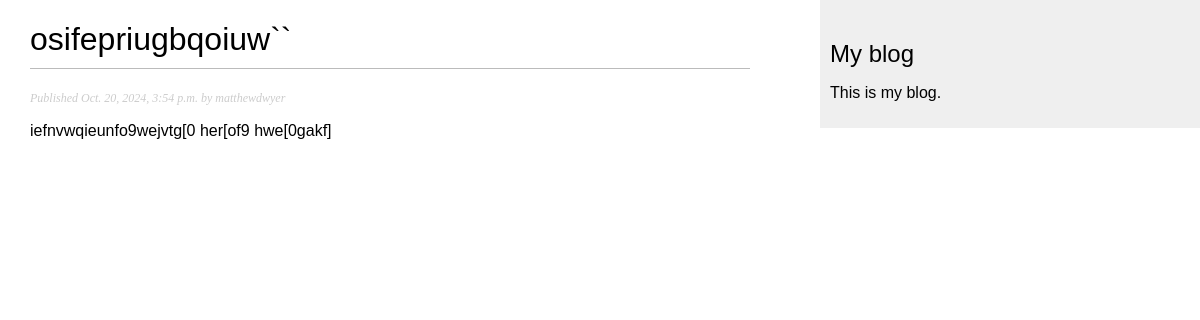
/blog_app/2024/10/20/osifepriugbqoiuw/, run on the app's committed database.
### blog_app/models.py (models this page shows, shortened)
class Post(models.Model):
    STATUS_CHOICES = (
        ('draft', 'Draft'),
        ('published', 'Published'),
    )
    title = models.CharField(max_length=250)
    slug = models.CharField(max_length=250,
                            unique_for_date='publish')
    author = models.ForeignKey(User,
                               on_delete=models.CASCADE,
                               related_name='blog_posts')
    body = models.TextField()
    publish = models.DateTimeField(default=timezone.now)
    created = models.DateTimeField(auto_now_add=True)
    updated = models.DateTimeField(auto_now=True)
    status = models.CharField(max_length=10,
                              choices=STATUS_CHOICES,
                              default='draft')
    objects = models.Manager() # default manager
    published = PublishedManager() # custom manager
    class Meta:
        ordering = ('-publish',)

### blog_app/views.py (the view)
def post_detail(request, year, month, day, post):
    post = get_object_or_404(Post, slug=post,
                             status='published',
                             publish__year=year,
                             publish__month=month,
                             publish__day=day)
    return render(request,
                  'blog_app/post/detail.html',
                  {'post': post})

### blog_app/templates/blog_app/post/detail.html (shortened to what this page needs)
{% extends "blog_app/base.html" %}
{% block content %}
  <h1>{{ post.title }}</h1>
  <p class="date">
    Published {{ post.publish }} by {{ post.author }}
  </p>
  {{ post.body|linebreaks }}
{% endblock %}

### blog_app/static/css/blog.css (style rules this page uses)
body { margin:0; padding:0; font-family:helvetica, sans-serif; }
h1 { font-weight:normal; border-bottom:1px solid #bbb; padding:0 0 10px 0; }
p.date { color:#ccc; font-family: georgia, serif; font-size: 12px; font-style: italic; }

### data on the page
Post: title "osifepriugbqoiuw``", publish "Oct. 20, 2024, 3:54 p.m.", author "matthewdwyer", body "iefnvwqieunfo9wejvtg[0 her[of9 hwe[0gakf]"
